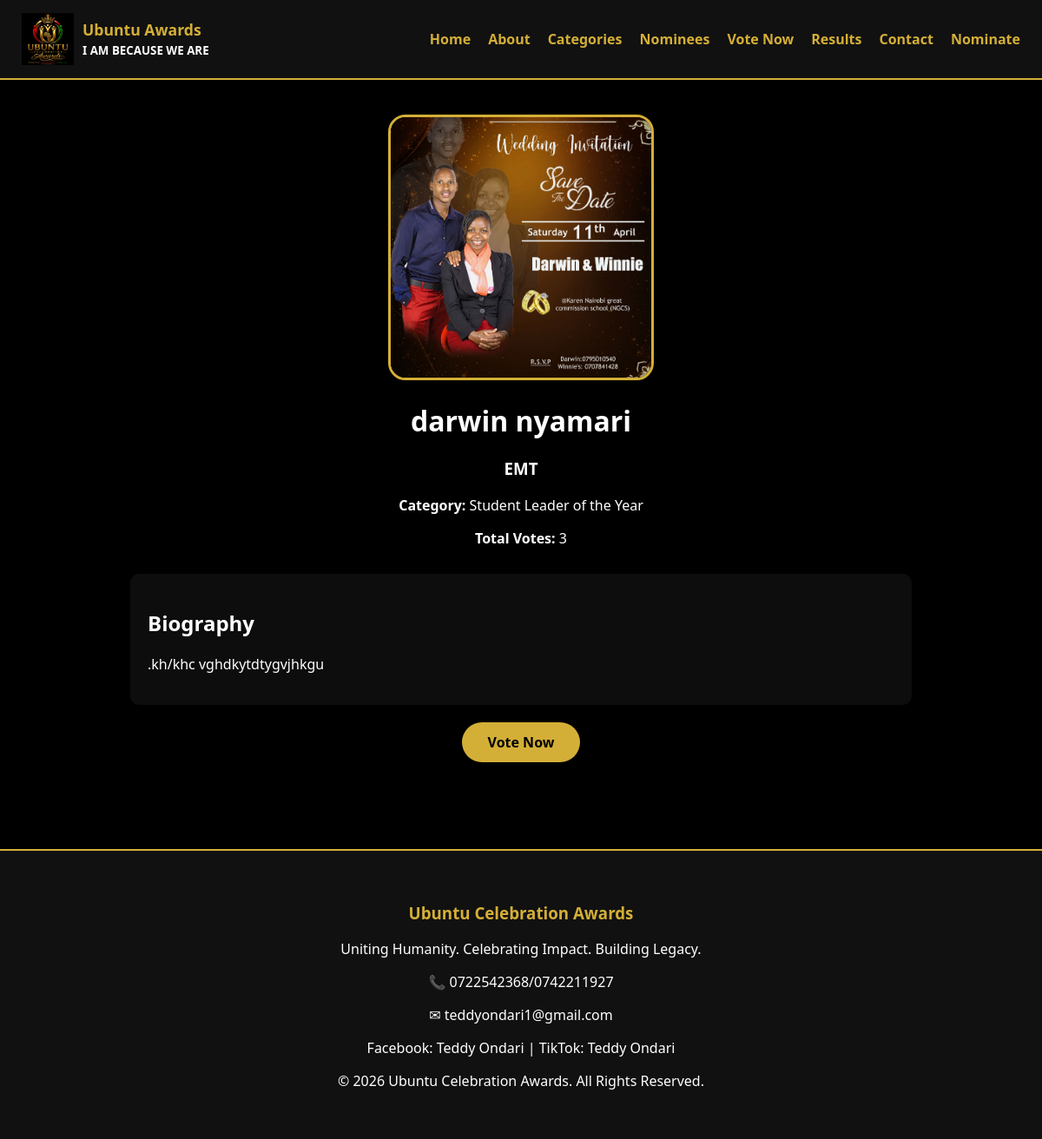
The app's page /nominee/1/ with its own data.
### awards/models.py (models this page shows, shortened)
class Nominee(models.Model):
    category = models.ForeignKey(
        Category,
        on_delete=models.CASCADE,
        related_name='nominees'
    )
    full_name = models.CharField(max_length=255)
    photo = models.ImageField(
        upload_to='nominees/',
        blank=True,
        null=True
    )
    bio = models.TextField()
    organization = models.CharField(
        max_length=255,
        blank=True
    )
    votes = models.PositiveIntegerField(
        default=0
    )
    is_active = models.BooleanField(
        default=True
    )
    created_at = models.DateTimeField(
        auto_now_add=True
    )

class Category(models.Model):
    section = models.ForeignKey(
        AwardSection,
        on_delete=models.CASCADE,
        related_name='categories'
    )
    name = models.CharField(max_length=255)
    description = models.TextField(blank=True)

### awards/views.py (the view)
# urls.py: path('nominee/<int:pk>/', views.nominee_detail, name='nominee_detail'),
def nominee_detail(request, pk):
    nominee = get_object_or_404(
        Nominee,
        pk=pk,
        is_active=True
    )
    return render(
        request,
        'awards/nominee_detail.html',
        {
            'nominee': nominee
        }
    )

### awards/templates/awards/nominee_detail.html
{% extends 'base.html' %}
{% block content %}
<div class="nominee-profile">
    {% if nominee.photo %}
        <img src="{{ nominee.photo.url }}"
             alt="{{ nominee.full_name }}"
             class="profile-photo">
    {% endif %}
    <h1>{{ nominee.full_name }}</h1>
    <h3>{{ nominee.organization }}</h3>
    <p>
        <strong>Category:</strong>
        {{ nominee.category.name }}
    </p>
    <p>
        <strong>Total Votes:</strong>
        {{ nominee.votes }}
    </p>
    <div class="bio">
        <h2>Biography</h2>
        <p>{{ nominee.bio }}</p>
    </div>
    <a href="{% url 'vote_nominee' nominee.id %}"
       class="btn">
       Vote Now
    </a>
</div>
{% endblock %}

### awards/static/css/style.css (style rules this page uses)
body { margin:0; padding:0; background:#000; color:white; font-family:Segoe UI, sans-serif; }
.btn { display:inline-block; margin-top:20px; padding:12px 30px; background:#D4AF37; color:black; text-decoration:none; border-radius:30px; font-weight:bold; }
.nominee-profile { max-width:900px; margin:auto; padding:40px 20px; text-align:center; }
.profile-photo { width:300px; height:300px; object-fit:cover; border-radius:20px; border:3px solid #D4AF37; }
.nominee-profile h1 { margin-top:20px; }
.bio { text-align:left; margin-top:30px; background:rgba(255,255,255,0.05); padding:20px; border-radius:10px; }

### records on screen
Nominee: photo (picture), full_name "darwin nyamari", organization "EMT", category.name "Student Leader of the Year", votes "3", bio ".kh/khc vghdkytdtygvjhkgu"
